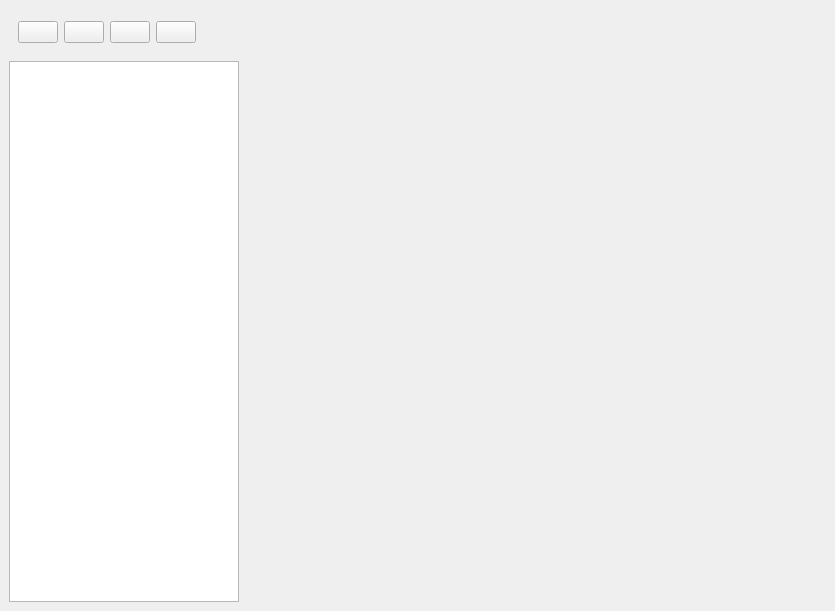
<?xml version="1.0" encoding="UTF-8"?>
<ui version="4.0">
 <class>MainWindow</class>
 <widget class="QMainWindow" name="MainWindow">
  <property name="geometry">
   <rect>
    <x>0</x>
    <y>0</y>
    <width>835</width>
    <height>611</height>
   </rect>
  </property>
  <property name="windowTitle">
   <string>MainWindow</string>
  </property>
  <widget class="QWidget" name="centralwidget">
   <layout class="QGridLayout" name="gridLayout">
    <item row="0" column="0" colspan="2">
     <widget class="QWidget" name="titlewidget" native="true">
      <layout class="QHBoxLayout" name="horizontalLayout">
       <item>
        <widget class="QPushButton" name="closebtn">
         <property name="text">
          <string/>
         </property>
        </widget>
       </item>
       <item>
        <widget class="QPushButton" name="hidebtn">
         <property name="text">
          <string/>
         </property>
        </widget>
       </item>
       <item>
        <widget class="QPushButton" name="maxbtn">
         <property name="text">
          <string/>
         </property>
        </widget>
       </item>
       <item>
        <widget class="QPushButton" name="minbtn">
         <property name="text">
          <string/>
         </property>
        </widget>
       </item>
       <item>
        <spacer name="horizontalSpacer">
         <property name="orientation">
          <enum>Qt::Horizontal</enum>
         </property>
         <property name="sizeHint" stdset="0">
          <size>
           <width>278</width>
           <height>20</height>
          </size>
         </property>
        </spacer>
       </item>
       <item>
        <widget class="QLabel" name="labelicon">
         <property name="text">
          <string/>
         </property>
        </widget>
       </item>
       <item>
        <widget class="QLabel" name="label">
         <property name="text">
          <string>&lt;html&gt;&lt;head/&gt;&lt;body&gt;&lt;p align=&quot;center&quot;&gt;&lt;br/&gt;&lt;/p&gt;&lt;/body&gt;&lt;/html&gt;</string>
         </property>
        </widget>
       </item>
       <item>
        <spacer name="horizontalSpacer_2">
         <property name="orientation">
          <enum>Qt::Horizontal</enum>
         </property>
         <property name="sizeHint" stdset="0">
          <size>
           <width>277</width>
           <height>20</height>
          </size>
         </property>
        </spacer>
       </item>
      </layout>
     </widget>
    </item>
    <item row="1" column="0" rowspan="2">
     <widget class="QListWidget" name="listWidget">
      <property name="maximumSize">
       <size>
        <width>230</width>
        <height>16777215</height>
       </size>
      </property>
     </widget>
    </item>
    <item row="1" column="1">
     <widget class="QStackedWidget" name="stackedWidget"/>
    </item>
   </layout>
  </widget>
 </widget>
 <resources/>
 <connections/>
</ui>
